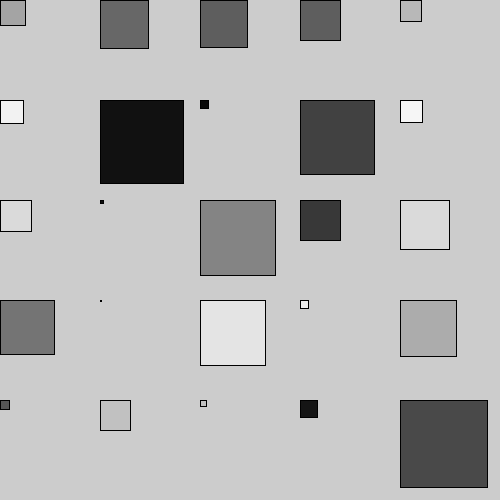
Frame 1 (no input)
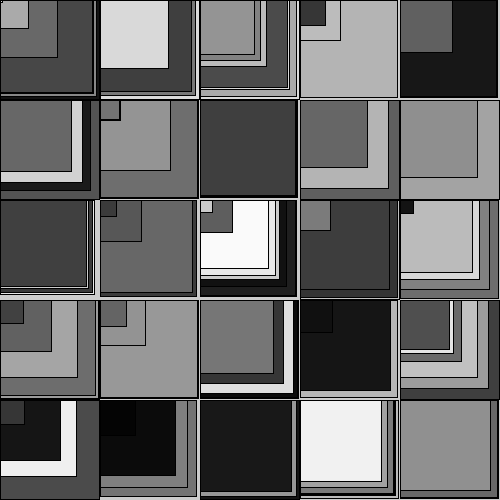
Frame 60 (the mouse pressed at the canvas centre just before this capture)
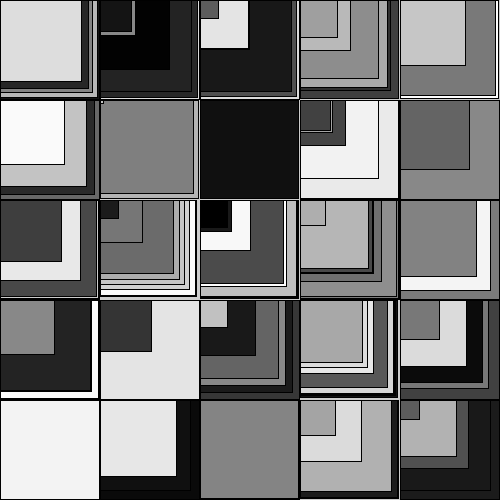
Frame 120 (the mouse held since frame 60 and released just before this capture)

The Processing sketch that drew these frames (run headless with seeded random() and noise(); from frame 60 on, the mouse is pressed at the canvas centre):

// Processing sketch: sketch_022_EpilepsyQuad
// ── sketch_022_EpilepsyQuad.pde
/*

I've seen this code on http://vimeo.com/45573600/
It's not very difficult. Take a look at it and:
1] try to understand how it works;

2] Rectsmodify just a line and add another line to obtain
a new animation with centered rects and random colors;

3] Modify two lines to obtain the same anim of point 2, but with circles;

4] Modify just a value to obtain the same anim again, but with random ellipses.

*/
    


int rectsize = 100;
int rectcount = 10;

void setup() {
  size(500, 500);
}

void draw() {
  for (int x = 0; x<rectcount; x++) {
    for (int y = 0; y<rectcount; y++) {
      fill(random(0, 255));
      float s = random(0, rectsize);
      rect(x*100, y*100, s, s);
    }
  }
}
